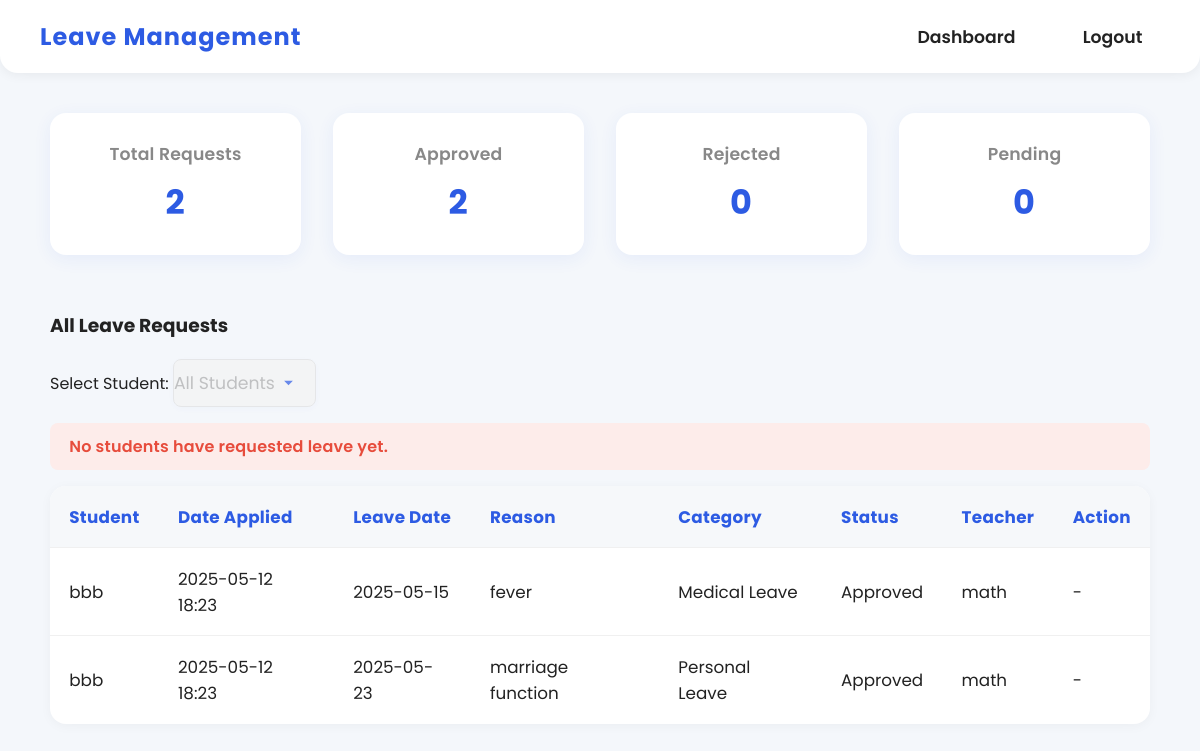
The page /dashboard (signed in) on the database its author committed.
### models.py (models this page shows)
class Leave(db.Model):
    id = db.Column(db.Integer, primary_key=True)
    student_id = db.Column(db.Integer, db.ForeignKey('user.id'), nullable=False)
    date = db.Column(db.String(20), nullable=False)
    reason = db.Column(db.String(200), nullable=False)
    status = db.Column(db.String(10), default='Pending')  # Pending, Approved, Rejected
    teacher_comment = db.Column(db.String(200))
    teacher_id = db.Column(db.Integer, db.ForeignKey('user.id'))  # The teacher selected for this leave
    teacher = db.relationship('User', foreign_keys=[teacher_id], backref='assigned_leaves', lazy=True)
    category = db.Column(db.String(50), nullable=False)  # Leave category
    date_applied = db.Column(db.DateTime, default=datetime.utcnow, nullable=False)  # When the leave was applied

class User(UserMixin, db.Model):
    id = db.Column(db.Integer, primary_key=True)
    username = db.Column(db.String(80), unique=True, nullable=False)
    email = db.Column(db.String(120), unique=True, nullable=False)
    password = db.Column(db.String(200), nullable=False)
    role = db.Column(db.String(10), nullable=False)  # 'student' or 'teacher'
    subject = db.Column(db.String(100))  # Only for teachers
    leaves = db.relationship('Leave', backref='student', lazy=True, foreign_keys='Leave.student_id')

### app.py (the view)
@app.route('/dashboard')
@login_required
def dashboard():
    if current_user.role == 'student':
        leaves = Leave.query.filter_by(student_id=current_user.id).all()
        teachers = list({leave.teacher for leave in leaves if leave.teacher is not None})
        teacher_id = request.args.get('teacher_id', type=int)
        selected_teacher = None
        filtered_leaves = leaves
        teacher_leave_count = 0
        approved_count = 0
        rejected_count = 0
        category_labels = []
        category_counts = []
        calendar_leaves = leaves
        approval_labels = []
        approval_counts = []
        rejection_labels = []
        rejection_counts = []
        if teacher_id:
            selected_teacher = next((t for t in teachers if t.id == teacher_id), None)
            filtered_leaves = [leave for leave in leaves if leave.teacher_id == teacher_id]
            teacher_leave_count = len(filtered_leaves)
            approved_count = sum(1 for l in filtered_leaves if l.status == 'Approved')
            rejected_leaves = [l for l in filtered_leaves if l.status == 'Rejected']
            rejected_count = len(rejected_leaves)
            from collections import Counter
            category_counter = Counter([leave.category for leave in rejected_leaves])
            category_labels = list(category_counter.keys())
            category_counts = list(category_counter.values())
            calendar_leaves = filtered_leaves
            approval_leaves = [l for l in filtered_leaves if l.status == 'Approved']
            rejection_leaves = [l for l in filtered_leaves if l.status == 'Rejected']
            approval_counter = Counter([leave.category for leave in approval_leaves])
            rejection_counter = Counter([leave.category for leave in rejection_leaves])
            approval_labels = list(approval_counter.keys())
            approval_counts = list(approval_counter.values())
            rejection_labels = list(rejection_counter.keys())
            rejection_counts = list(rejection_counter.values())
        stats = {
            'total': len(filtered_leaves),
            'approved': sum(1 for l in filtered_leaves if l.status == 'Approved'),
            'rejected': sum(1 for l in filtered_leaves if l.status == 'Rejected'),
            'pending': sum(1 for l in filtered_leaves if l.status == 'Pending'),
        }
        return render_template('dashboard_student.html', leaves=leaves, filtered_leaves=filtered_leaves, stats=stats, teachers=teachers, selected_teacher=selected_teacher, teacher_leave_count=teacher_leave_count, approved_count=approved_count, rejected_count=rejected_count, category_labels=category_labels, category_counts=category_counts, calendar_leaves=calendar_leaves, approval_labels=approval_labels, approval_counts=approval_counts, rejection_labels=rejection_labels, rejection_counts=rejection_counts)
    elif current_user.role == 'teacher':
        leaves = Leave.query.filter_by(teacher_id=current_user.id).all()
        stats = {
            'total': len(leaves),
            'approved': sum(1 for l in leaves if l.status == 'Approved'),
            'rejected': sum(1 for l in leaves if l.status == 'Rejected'),
            'pending': sum(1 for l in leaves if l.status == 'Pending'),
        }
        return render_template('dashboard_teacher.html', leaves=leaves, filtered_leaves=leaves, stats=stats, students=[], selected_student=None, student_leave_count=0, category_labels=[], category_counts=[])
    else:
        return 'Invalid role', 403

### app.py (called while the page is built)
@login_manager.user_loader
def load_user(user_id):
    return User.query.get(int(user_id))

### templates/dashboard_teacher.html (shortened to what this page needs)
{% extends 'base.html' %}
{% block content %}
<div class="dashboard">
    <div class="dashboard-cards">
        <div class="card stat-card">
            <div class="stat-title">Total Requests</div>
            <div class="stat-value">{{ stats.total }}</div>
        </div>
        <div class="card stat-card">
            <div class="stat-title">Approved</div>
            <div class="stat-value">{{ stats.approved }}</div>
        </div>
        <div class="card stat-card">
            <div class="stat-title">Rejected</div>
            <div class="stat-value">{{ stats.rejected }}</div>
        </div>
        <div class="card stat-card">
            <div class="stat-title">Pending</div>
            <div class="stat-value">{{ stats.pending }}</div>
        </div>
    </div>
    <h3>All Leave Requests</h3>
    <form method="get" id="studentSelectForm">
        <label for="student_id">Select Student:</label>
        <select name="student_id" id="student_id" onchange="document.getElementById('studentSelectForm').submit();" {% if students|length == 0 %}disabled{% endif %}>
            <option value="">All Students</option>
        </select>
    </form>
    {% if students|length == 0 %}
        <div class="error" style="margin:1rem 0;">No students have requested leave yet.</div>
    {% endif %}
    <table class="leave-table">
        <thead>
            <tr><th>Student</th><th>Date Applied</th><th>Leave Date</th><th>Reason</th><th>Category</th><th>Status</th><th>Teacher</th><th>Action</th></tr>
        </thead>
        <tbody>
            {% for leave in filtered_leaves %}
            <tr>
                <td>{{ leave.student.username }}</td>
                <td>{{ leave.date_applied.strftime('%Y-%m-%d %H:%M') if leave.date_applied else '-' }}</td>
                <td>{{ leave.date }}</td>
                <td>{{ leave.reason }}</td>
                <td>{{ leave.category }}</td>
                <td>{{ leave.status }}</td>
                <td>{{ leave.teacher.subject if leave.teacher else '-' }}</td>
                <td>
                    {% if leave.status == 'Pending' %}
                    <form method="POST" action="/requests">
                        <input type="hidden" name="leave_id" value="{{ leave.id }}">
                        <button name="action" value="approve">Approve</button>
                        <button name="action" value="reject">Reject</button>
                        <input type="text" name="comment" placeholder="Comment (optional)" style="width:100px;">
                    </form>
                    {% else %}-{% endif %}
                </td>
            </tr>
            {% endfor %}
        </tbody>
    </table>
</div>
{% endblock %}

### templates/base.html (shortened to what this page needs)
<!DOCTYPE html>
<html lang="en">
<head>
    <link rel="stylesheet" href="/static/css/style.css">
</head>
<body>
    <nav class="navbar">
        <div class="navbar-brand">Leave Management</div>
        <ul class="navbar-menu">
            {% if current_user.is_authenticated %}
                <li><a href="/dashboard">Dashboard</a></li>
                <li><a href="/logout">Logout</a></li>
            {% else %}
                <li><a href="/login">Login</a></li>
                <li><a href="/register">Register</a></li>
            {% endif %}
        </ul>
    </nav>
    <main style="animation:fadeIn 0.7s;">
        {% block content %}{% endblock %}
    </main>
</body>
</html>

### static/css/style.css (style rules this page uses)
body { font-family: 'Poppins', 'Inter', Arial, sans-serif; background: #f4f7fb; margin: 0; color: #222; min-height: 100vh; transition: background 0.3s; }
.navbar { background: #fff; box-shadow: 0 2px 12px rgba(0,0,0,0.06); padding: 1.2rem 2.5rem; display: flex; justify-content: space-between; align-items: center; border-radius: 0 0 18px 18px; animation: fadeInDown 0.7s; }
.navbar-brand { font-weight: 700; font-size: 1.5rem; color: #2d5be3; letter-spacing: 1px; }
.navbar-menu { list-style: none; display: flex; gap: 2rem; margin: 0; padding: 0; }
.navbar-menu li a { text-decoration: none; color: #222; font-weight: 600; font-size: 1.08rem; padding: 0.5rem 1.1rem; border-radius: 8px; transition: background 0.2s, color 0.2s; }
select, .form-container select { appearance: none; padding-right: 2.5rem; border: 1.5px solid #e0e0e0; border-radius: 8px; font-size: 1.08rem; font-family: inherit; box-shadow: 0 2px 8px rgba(45,91,227,0.04); transition: border 0.2s, box-shadow 0.2s, background 0.2s; min-height: 48px; }
select:disabled, .form-container select:disabled { background-color: #f3f3f3; color: #aaa; cursor: not-allowed; }
.error { color: #e74c3c; background: #fdecea; padding: 0.7rem 1.2rem; border-radius: 8px; margin-top: 1rem; font-weight: 600; letter-spacing: 0.2px; animation: fadeIn 0.5s; }
.dashboard { max-width: 1100px; margin: 2.5rem auto; padding: 0 1.5rem; }
.dashboard-cards { display: flex; gap: 2rem; margin-bottom: 2.5rem; flex-wrap: wrap; }
.card.stat-card { background: #fff; flex: 1; min-width: 180px; padding: 1.7rem 1.2rem; border-radius: 16px; box-shadow: 0 4px 18px rgba(45,91,227,0.07); text-align: center; margin-bottom: 1rem; animation: slideUp 0.7s; transition: box-shadow 0.2s, transform 0.2s; }
.stat-title { color: #888; font-size: 1.08rem; margin-bottom: 0.7rem; font-weight: 600; letter-spacing: 0.2px; }
.stat-value { font-size: 2.1rem; font-weight: 700; color: #2d5be3; letter-spacing: 1px; animation: fadeIn 0.7s; }
.leave-table { width: 100%; border-collapse: separate; border-spacing: 0; background: #fff; border-radius: 16px; overflow: hidden; box-shadow: 0 2px 12px rgba(0,0,0,0.04); margin-bottom: 2rem; animation: fadeIn 0.8s; }
.leave-table th, .leave-table td { padding: 1.1rem 1.2rem; border-bottom: 1px solid #f0f0f0; text-align: left; font-size: 1.05rem; transition: background 0.2s; }
.leave-table th { background: #f6f8fa; color: #2d5be3; font-weight: 700; letter-spacing: 0.3px; }
.leave-table tr:last-child td { border-bottom: none; }

### rows shown on the page
Leave: student.username "bbb", date_applied "2025-05-12 18:23", date "2025-05-15", reason "fever", category "Medical Leave", status "Approved", teacher "math"
Leave: student.username "bbb", date_applied "2025-05-12 18:23", date "2025-05-23", reason "marriage function", category "Personal Leave", status "Approved", teacher "math"

### other values the page prints
{{ stats.total }} "2"
{{ stats.approved }} "2"
{{ stats.rejected }} "0"
{{ stats.pending }} "0"
